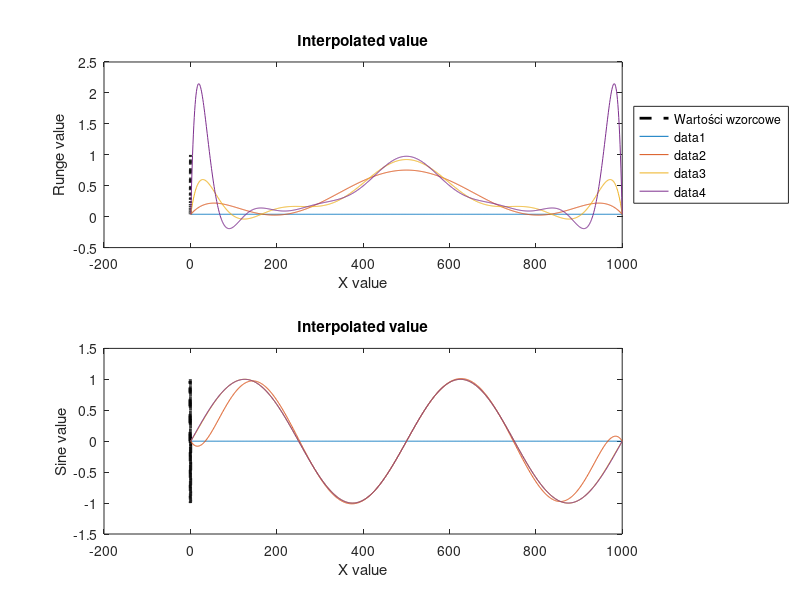

MATLAB code for this plot:
function [node_counts, exact_runge, exact_sine, V, interpolated_runge, interpolated_sine] =...
    plot_runge_sine_interpolations()
% Generuje dwa wykresy przedstawiające interpolacje funkcji Rungego oraz
% funkcji sinusoidalnej. Funkcja zwraca
% 1) trzy wektory wierszowe
% 2) trzy tablice komórkowe (cell arrays) o rozmiarze [1,4].
% node_counts - wektor zawierający liczby węzłów, dla których wyznaczana
%   była interpolacja wielomianowa
% exact_runge - wektor wierszowy wartości funkcji Runge wyznaczonych
%       w punktach x_fine = linspace(-1, 1, 1000);
% exact_sine - wektor wierszowy wartości funkcji sinusoidalnej wyznaczonych
%       w punktach x_fine = linspace(-1, 1, 1000);
% V{i}: macierz Vandermonde'a wyznaczona dla node_counts(i) węzłów interpolacji
% interpolated_runge{i}: wektor wierszowy wartości wielomianu interpolującego
%       funkcję Runge'go dla stopnia wielomianu równego node_counts(i)-1.
% interpolated_sine{i}: wektor wierszowy wartości wielomianu interpolującego
%       funkcję sinusoidalną dla stopnia wielomianu równego node_counts(i)-1.

% Oznaczonie TODO wskazuje linijki kodu wymagające zmian

    % Lista liczby węzłów interpolacyjnych do przetestowania
    node_counts = [2, 8, 12, 16]; % TODO

    % Definicja funkcji Rungego
    runge_function = @(x) 1 ./ (1 + 25 * x.^2);
    % Definicja funkcji sinusoidalnej
    sine_function = @(x) sin(2 * pi * x);

    % Gęsta siatka punktów do testowania interpolacji
    x_fine = linspace(-1, 1, 1000);

    % Ilustracja wartości wzorcowych interpolowanych funkcji
    % Wartości funkcji Rungego w punktach testowych (wartości wzorcowe)
    exact_runge = runge_function(x_fine);
    % Wartości funkcji sinusoidalnej w punktach testowych (wartości wzorcowe)
    exact_sine = sine_function(x_fine);
    subplot(2,1,1);
    plot(x_fine, exact_runge, 'k--', 'LineWidth', 2, 'DisplayName',...
        'Wartości wzorcowe');
    hold on;
    subplot(2,1,2);
    plot(x_fine, exact_sine, 'k--' , 'LineWidth', 2, 'DisplayName',...
        'Wartości wzorcowe');
    hold on;

    for i = 1:length(node_counts)
        N = node_counts(i);
        % Węzły interpolacji równomiernie rozmieszczone na przedziale [-1, 1]
        x_nodes = linspace(-1, 1, N)';

        % wyznaczenie macierzy Vandermonde
        V{i} = get_vandermonde_matrix(x_nodes);
        
        % Obliczenie wartości funkcji w węzłach
        y_runge = runge_function(x_nodes);
        % Wyznaczenie wsp. wielomianu interpolacyjnego dla runge_function
        coefficients_runge = V{i}\y_runge; % ; % TODO
        % odwrócenie kolejności wsp. wielomianów: dostosowanie do polyval
        coefficients_runge = coefficients_runge(end:-1:1);
        % Wyznaczenie wartości wielomianu w punktach testowych
        interpolated_runge{i} = polyval(coefficients_runge, x_fine);


        y_sine = sine_function(x_nodes); % TODO
        coefficients_sine = V{i}\y_sine; % TODO
        coefficients_sine = coefficients_sine(end:-1:1);
        interpolated_sine{i} = polyval(coefficients_sine, x_fine); % TODO

        subplot(2,1,1);
        % TODO: plot interpolated_runge{i}
        plot(interpolated_runge{i})
        title("Interpolated value")
        xlabel("X value")
        ylabel("Runge value")
        subplot(2,1,2);
        % TODO: plot interpolated_sine{i}
        plot(interpolated_sine{i})
        title("Interpolated value")
        xlabel("X value")
        ylabel("Sine value")
    end

    % TODO: dodaj opisy wykresów oraz legendę
    subplot(2,1,1)
    legend show
    legend('Location', 'eastoutside')


    set(gcf, 'Position', [1000 500 2000 1500]);
    saveas(gcf, 'zadanie1.png');
end

function V = get_vandermonde_matrix(x)
    % Buduje macierz Vandermonde’a na podstawie wektora węzłów interpolacji x.
    N = length(x);
    V = ones(N, N); % TODO
    
    for i = 1:N
        for j = 2:N
            V(i, j) = x(i)^(j - 1);
        end
    end
end

